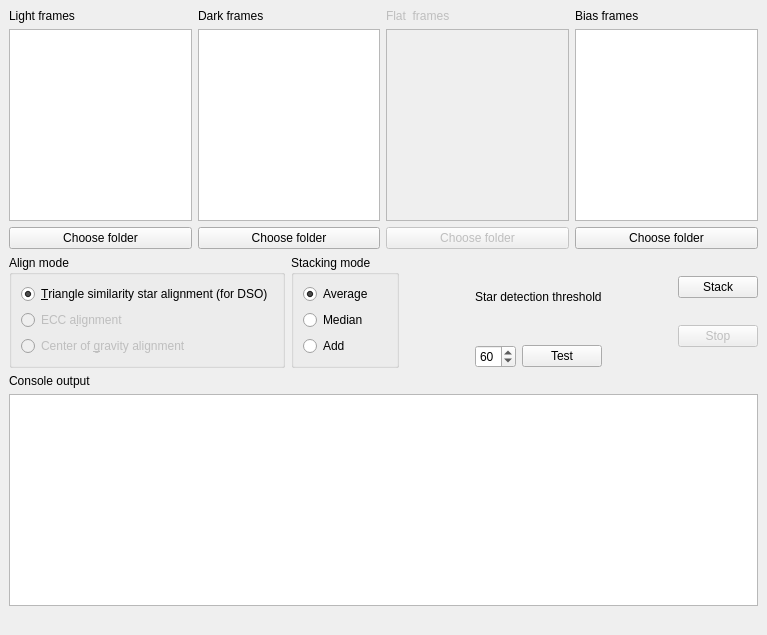
<?xml version="1.0" encoding="UTF-8"?>
<ui version="4.0">
 <class>MainWindow</class>
 <widget class="QMainWindow" name="MainWindow">
  <property name="geometry">
   <rect>
    <x>0</x>
    <y>0</y>
    <width>767</width>
    <height>635</height>
   </rect>
  </property>
  <property name="windowTitle">
   <string>MainWindow</string>
  </property>
  <widget class="QWidget" name="centralwidget">
   <layout class="QVBoxLayout" name="verticalLayout_5">
    <item>
     <layout class="QHBoxLayout" name="horizontalLayout">
      <item>
       <layout class="QVBoxLayout" name="verticalLayout">
        <item>
         <widget class="QLabel" name="file_label_lights">
          <property name="text">
           <string>Light frames</string>
          </property>
         </widget>
        </item>
        <item>
         <widget class="QListWidget" name="list_lights"/>
        </item>
        <item>
         <widget class="QPushButton" name="choose_lights">
          <property name="text">
           <string>Choose folder</string>
          </property>
         </widget>
        </item>
       </layout>
      </item>
      <item>
       <layout class="QVBoxLayout" name="verticalLayout_2">
        <item>
         <widget class="QLabel" name="file_label_darks">
          <property name="text">
           <string>Dark frames</string>
          </property>
         </widget>
        </item>
        <item>
         <widget class="QListWidget" name="list_darks"/>
        </item>
        <item>
         <widget class="QPushButton" name="choose_darks">
          <property name="text">
           <string>Choose folder</string>
          </property>
         </widget>
        </item>
       </layout>
      </item>
      <item>
       <layout class="QVBoxLayout" name="verticalLayout_3">
        <item>
         <widget class="QLabel" name="file_label_flats">
          <property name="enabled">
           <bool>false</bool>
          </property>
          <property name="text">
           <string>Flat  frames</string>
          </property>
         </widget>
        </item>
        <item>
         <widget class="QListWidget" name="list_flats">
          <property name="enabled">
           <bool>false</bool>
          </property>
         </widget>
        </item>
        <item>
         <widget class="QPushButton" name="choose_flats">
          <property name="enabled">
           <bool>false</bool>
          </property>
          <property name="text">
           <string>Choose folder</string>
          </property>
         </widget>
        </item>
       </layout>
      </item>
      <item>
       <layout class="QVBoxLayout" name="verticalLayout_4">
        <item>
         <widget class="QLabel" name="file_label_bias">
          <property name="text">
           <string>Bias frames</string>
          </property>
         </widget>
        </item>
        <item>
         <widget class="QListWidget" name="list_bias"/>
        </item>
        <item>
         <widget class="QPushButton" name="choose_bias">
          <property name="text">
           <string>Choose folder</string>
          </property>
         </widget>
        </item>
       </layout>
      </item>
     </layout>
    </item>
    <item>
     <layout class="QHBoxLayout" name="horizontalLayout_3">
      <item>
       <widget class="QGroupBox" name="alignMode">
        <property name="title">
         <string>Align mode</string>
        </property>
        <layout class="QVBoxLayout" name="verticalLayout_10">
         <item>
          <widget class="QRadioButton" name="mode_triangles">
           <property name="text">
            <string>&amp;Triangle similarity star alignment (for DSO)</string>
           </property>
           <property name="checked">
            <bool>true</bool>
           </property>
          </widget>
         </item>
         <item>
          <widget class="QRadioButton" name="mode_ecc">
           <property name="enabled">
            <bool>false</bool>
           </property>
           <property name="text">
            <string>ECC a&amp;lignment</string>
           </property>
          </widget>
         </item>
         <item>
          <widget class="QRadioButton" name="mode_center">
           <property name="enabled">
            <bool>false</bool>
           </property>
           <property name="text">
            <string>Center of &amp;gravity alignment</string>
           </property>
          </widget>
         </item>
        </layout>
       </widget>
      </item>
      <item>
       <widget class="QGroupBox" name="stackMode">
        <property name="enabled">
         <bool>true</bool>
        </property>
        <property name="title">
         <string>Stacking mode</string>
        </property>
        <layout class="QVBoxLayout" name="verticalLayout_8">
         <item>
          <widget class="QRadioButton" name="stack_average">
           <property name="text">
            <string>Average</string>
           </property>
           <property name="checked">
            <bool>true</bool>
           </property>
          </widget>
         </item>
         <item>
          <widget class="QRadioButton" name="stack_median">
           <property name="enabled">
            <bool>true</bool>
           </property>
           <property name="text">
            <string>Median</string>
           </property>
          </widget>
         </item>
         <item>
          <widget class="QRadioButton" name="stack_add">
           <property name="enabled">
            <bool>true</bool>
           </property>
           <property name="toolTip">
            <string notr="true"/>
           </property>
           <property name="toolTipDuration">
            <number>-1</number>
           </property>
           <property name="text">
            <string>Add</string>
           </property>
          </widget>
         </item>
        </layout>
       </widget>
      </item>
      <item>
       <spacer name="horizontalSpacer_2">
        <property name="orientation">
         <enum>Qt::Horizontal</enum>
        </property>
        <property name="sizeHint" stdset="0">
         <size>
          <width>40</width>
          <height>20</height>
         </size>
        </property>
       </spacer>
      </item>
      <item>
       <layout class="QVBoxLayout" name="verticalLayout_6">
        <item>
         <widget class="QLabel" name="threshold_label">
          <property name="text">
           <string>Star detection threshold</string>
          </property>
         </widget>
        </item>
        <item>
         <layout class="QHBoxLayout" name="horizontalLayout_2">
          <item>
           <widget class="QSpinBox" name="threshold">
            <property name="value">
             <number>60</number>
            </property>
           </widget>
          </item>
          <item>
           <widget class="QPushButton" name="test_button">
            <property name="enabled">
             <bool>true</bool>
            </property>
            <property name="text">
             <string>Test</string>
            </property>
           </widget>
          </item>
         </layout>
        </item>
       </layout>
      </item>
      <item>
       <spacer name="horizontalSpacer">
        <property name="orientation">
         <enum>Qt::Horizontal</enum>
        </property>
        <property name="sizeHint" stdset="0">
         <size>
          <width>40</width>
          <height>20</height>
         </size>
        </property>
       </spacer>
      </item>
      <item>
       <layout class="QVBoxLayout" name="verticalLayout_9">
        <item>
         <widget class="QPushButton" name="stack_button">
          <property name="enabled">
           <bool>true</bool>
          </property>
          <property name="text">
           <string>Stack</string>
          </property>
         </widget>
        </item>
        <item>
         <widget class="QPushButton" name="stop_button">
          <property name="enabled">
           <bool>false</bool>
          </property>
          <property name="text">
           <string>Stop</string>
          </property>
         </widget>
        </item>
       </layout>
      </item>
     </layout>
    </item>
    <item>
     <layout class="QVBoxLayout" name="verticalLayout_7">
      <item>
       <widget class="QLabel" name="console_label">
        <property name="text">
         <string>Console output</string>
        </property>
       </widget>
      </item>
      <item>
       <widget class="QTextBrowser" name="console">
        <property name="font">
         <font>
          <family>Monospace</family>
         </font>
        </property>
       </widget>
      </item>
     </layout>
    </item>
    <item>
     <widget class="QLabel" name="label_stars">
      <property name="text">
       <string/>
      </property>
     </widget>
    </item>
   </layout>
  </widget>
 </widget>
 <resources/>
 <connections/>
</ui>
